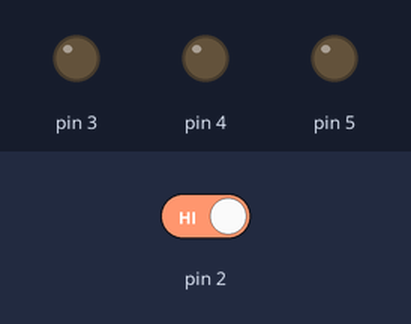
The sketch below on a simulated Arduino Uno, built with avr-gcc and run on an emulated ATmega328P. Parts: output pins drawn as LEDs (lit = HIGH). The test bench sets the inputs (shaded band); at power-on: pin 2 HIGH.

Above: at 1.2 s.
1.3 s: pin 2 driven LOW
At 1.8 s:
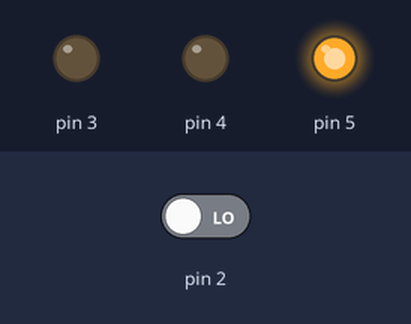
At 2.6 s:
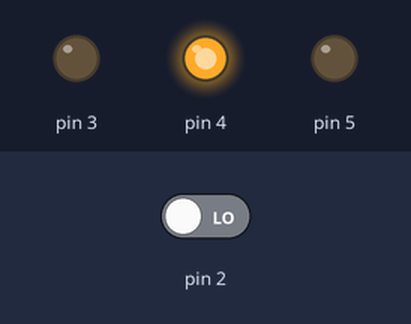
4.3 s: pin 2 driven HIGH
At 5.3 s:
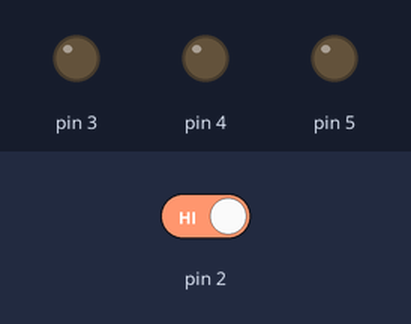
Timing chart, 0 to 7.3 s (numbered marks = the images above; inputs shaded):
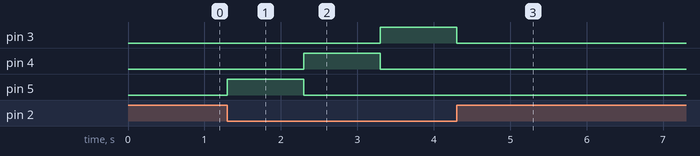

The sketch:

helloarduino.ino
```cpp
int switchState = 0;
int delayState = 1000;
int decrementDelayState = 100;

void setup() {
  pinMode(3, OUTPUT);
  pinMode(4, OUTPUT);
  pinMode(5, OUTPUT);
  pinMode(2, INPUT);
}

void loop() {
  switchState = digitalRead(2);
  if (switchState == LOW) {

    if (delayState == 100) {
      decrementDelayState = 1;
    }

    if (delayState == 50) {
      decrementDelayState = 0;
    }

    digitalWrite(5, HIGH);
    digitalWrite(3, LOW);

    delay(delayState);

    digitalWrite(4, HIGH);
    digitalWrite(5, LOW);

    delay(delayState);

    digitalWrite(3, HIGH);
    digitalWrite(4, LOW);

    delay(delayState);

    delayState = delayState - decrementDelayState;

  } else {
    digitalWrite(3, LOW);
    digitalWrite(4, LOW);
    digitalWrite(5, LOW);

    delayState = 1000;
    decrementDelayState = 100;
  }
}
```

Measured:
- after the input at 1.3 s, pin 3: LOW → HIGH after 2.0 s; pin 4: LOW → HIGH after 1.0 s, → LOW 1.0 s later; pin 5: LOW → HIGH at once, → LOW 1.0 s later
- after the input at 4.3 s, pin 3: goes on until 4.3 s, then stays LOW; pin 4, pin 5: stops changing and stays LOW
